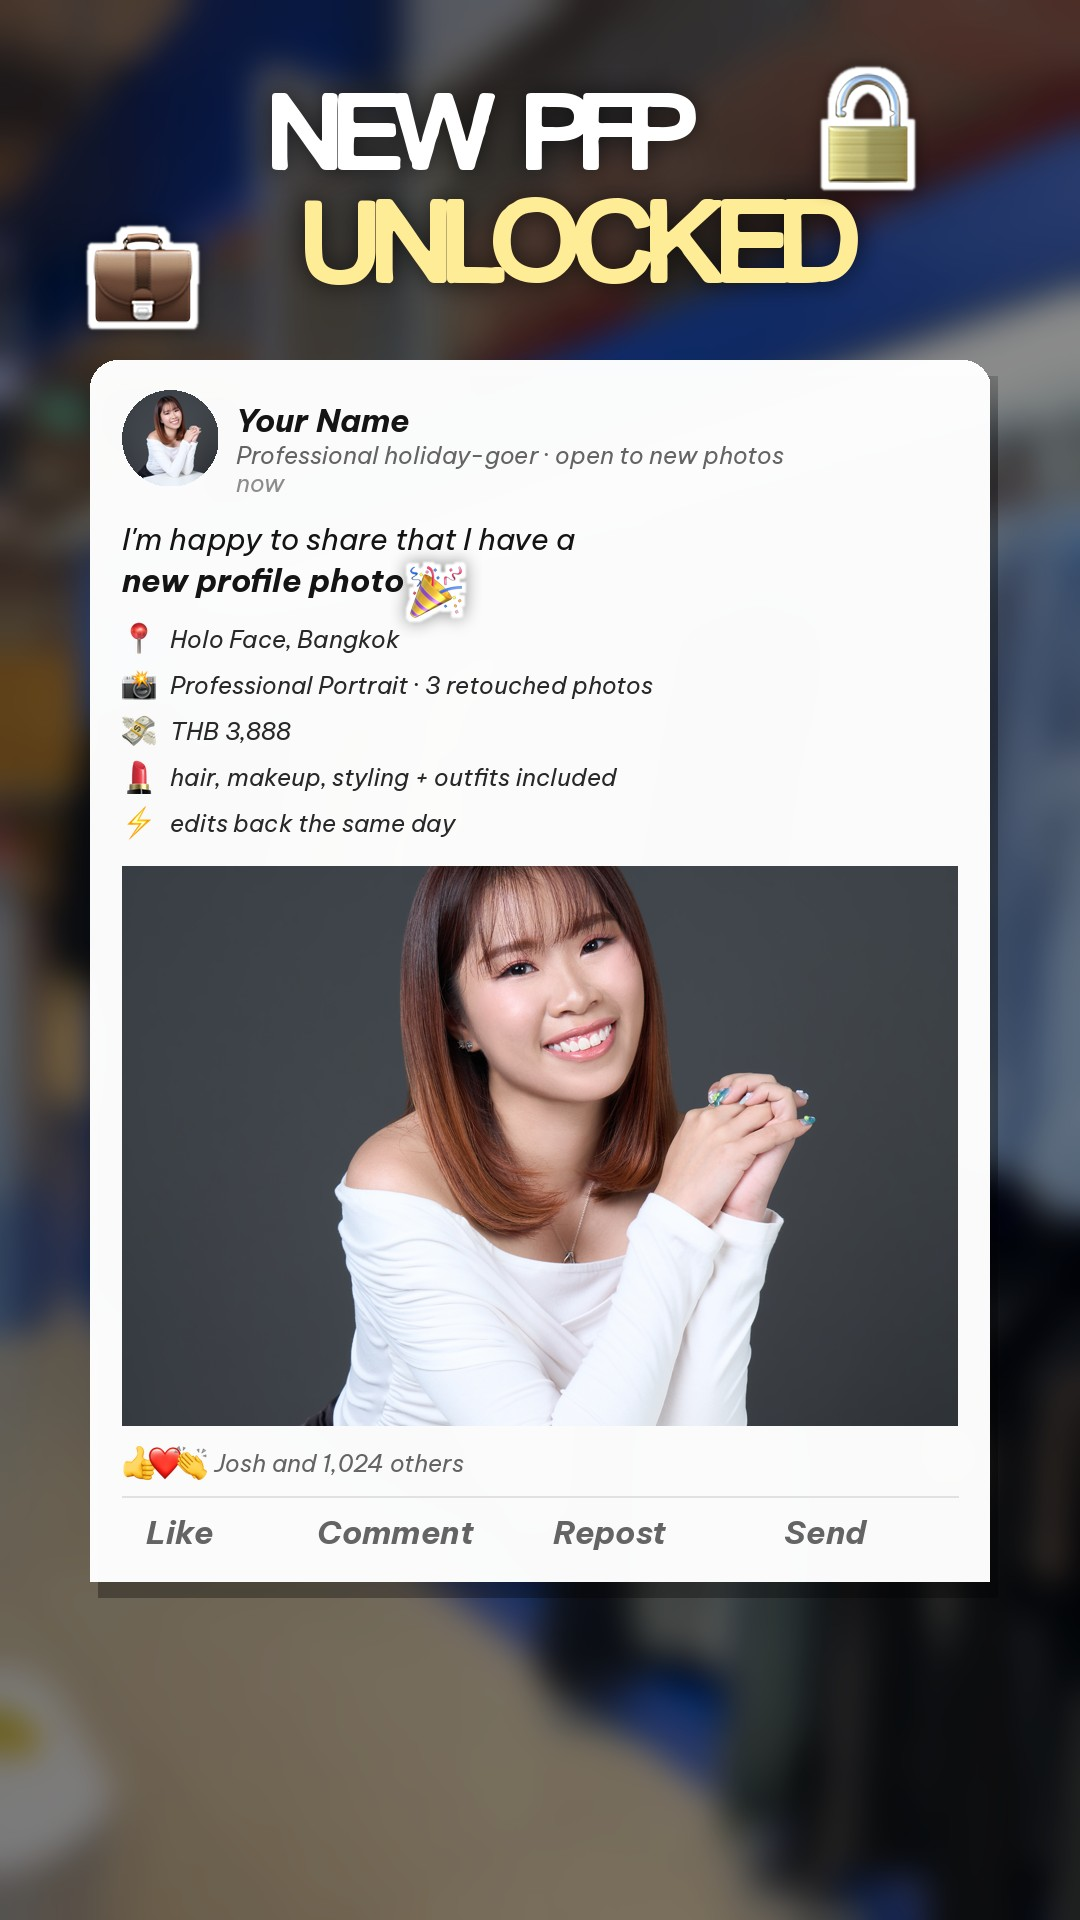

The Python source for this figure:
"""Mock-up: LinkedIn-style 'I'm happy to share' post as the end card (replaces the receipt for this episode)."""
import sys
from pathlib import Path
from PIL import Image, ImageDraw, ImageOps, ImageFilter, ImageEnhance
sys.path.insert(0, str(Path(__file__).resolve().parents[2] / 'tools'))
from style import *

F = '/home/user/footage_ep2/'
OUT = Path(__file__).parent
bg = Image.open(sys.argv[1]).convert('RGB').resize((W, H)).filter(ImageFilter.GaussianBlur(16))
im = ImageEnhance.Brightness(bg).enhance(0.55).convert('RGBA')
photo = ImageOps.exif_transpose(Image.open(F + 'IMG_8002.JPG')).convert('RGB')

cw, x0, y0 = 900, 90, 360
ui, uib = font('info', 30), font('info_bold', 32)
small = font('info', 24)
card = Image.new('RGBA', (cw, 1400), (0, 0, 0, 0))
d = ImageDraw.Draw(card)
d.rounded_rectangle((0, 0, cw, 1400), 28, fill=(255, 255, 255, 250))
# header: avatar + generic name
av = ImageOps.fit(photo, (96, 96), centering=(0.5, 0.25))
m = Image.new('L', (96, 96), 0); ImageDraw.Draw(m).ellipse((0, 0, 96, 96), fill=255)
card.paste(av, (32, 30), m)
d.text((146, 40), 'Your Name', font=uib, fill=(20, 20, 20))
d.text((146, 80), 'Professional holiday-goer · open to new photos', font=small, fill=(100, 100, 100))
d.text((146, 108), 'now', font=small, fill=(140, 140, 140))
# post body
d.text((32, 160), "I'm happy to share that I have a", font=ui, fill=(20, 20, 20))
d.text((32, 200), 'new profile photo', font=uib, fill=(20, 20, 20))
card.alpha_composite(sticker('🎉', 52, 4), (300, 186))
lines = [('📍', 'Holo Face, Bangkok'), ('📸', 'Professional Portrait · 3 retouched photos'),
         ('💸', 'THB 3,888'), ('💄', 'hair, makeup, styling + outfits included'), ('⚡', 'edits back the same day')]
y = 262
for e, t in lines:
    card.alpha_composite(emoji(e, 34) if e in EMOJI_CODES else emoji('✨', 34), (32, y))
    d.text((80, y + 17), t, font=small, fill=(40, 40, 40), anchor='lm')
    y += 46
# post image
ph = ImageOps.fit(photo, (cw - 64, 560), centering=(0.5, 0.3))
card.paste(ph, (32, y + 14))
y += 590
# reactions row
for i, e in enumerate(['👍', '❤️', '👏']):
    card.alpha_composite(emoji(e, 34), (32 + i * 26, y + 4))
d.text((124, y + 21), 'Josh and 1,024 others', font=small, fill=(100, 100, 100), anchor='lm')
d.line((32, y + 54, cw - 32, y + 54), fill=(225, 225, 225), width=2)
for i, t in enumerate(['Like', 'Comment', 'Repost', 'Send']):
    d.text((90 + i * 215, y + 90), t, font=uib, fill=(100, 100, 100), anchor='mm')
card = card.crop((0, 0, cw, y + 140))
sh = Image.new('RGBA', card.size, (0, 0, 0, 0)); sh.putalpha(card.split()[3].point(lambda v: v // 3))
im.alpha_composite(sh.filter(ImageFilter.GaussianBlur(20)), (x0 + 8, y0 + 16))
im.alpha_composite(card, (x0, y0))
text(im, (W // 2 - 60, 140), 'NEW PFP', font('bootzy', 120), 'white', shadow=12)
text(im, (W // 2 + 40, 250), 'UNLOCKED', font('bootzy', 130), BUTTER, shadow=12)
im.alpha_composite(sticker('🔓', 110), (790, 50))
im.alpha_composite(sticker('💼', 100), (70, 200))
im.convert('RGB').save(OUT / 'endcard_mock.jpg', quality=90)
print('ok')
